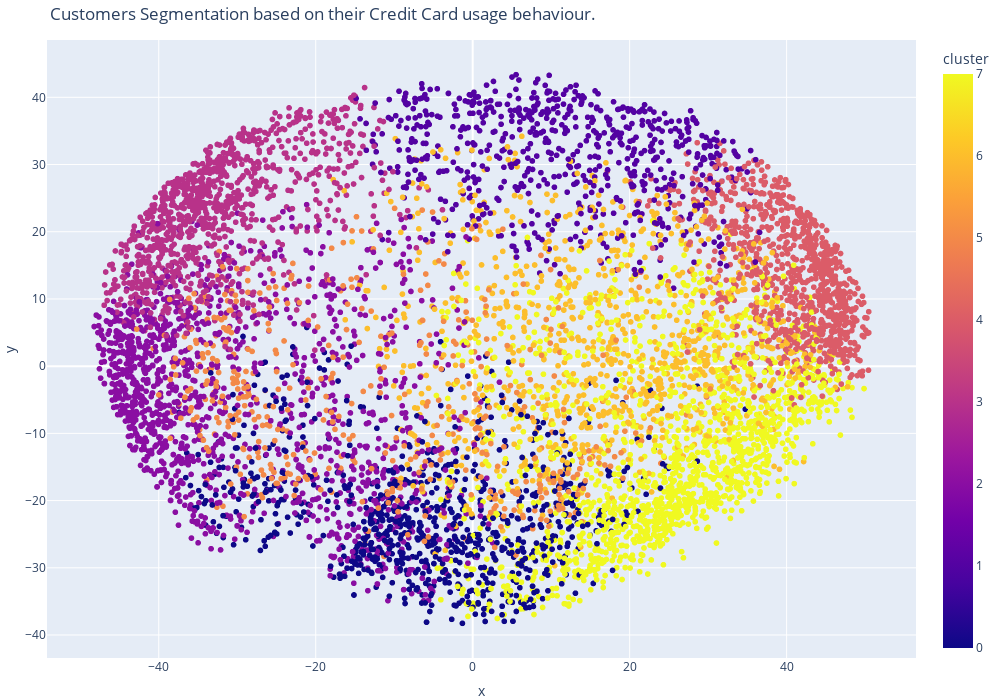

Notebook source saved alongside this figure:
### Code cell
fig = px.scatter(pca_df, 
                 x='x', 
                 y='y', 
                 color='cluster',
                 height=700,
                 width=1000,
                 title='Customers Segmentation based on their Credit Card usage behaviour.')

fig.update_layout(legend_orientation='h',
                  legend=dict(x=.5, xanchor='center'),
                  hovermode='x',
                  margin=dict(l=0, r=10, t=40, b=0))

fig.show()

### Figure 1 — Plotly figure (JSON) as saved in the notebook; plotly's stock layout.template omitted (floating-point values rounded to 4 significant figures; data arrays with more than 128 entries replaced by an {"elided": "..."} marker saying what was removed)
{"data": [{"hovertemplate": "x=%{x}<br>y=%{y}<br>cluster=%{marker.color}<extra></extra>", "legendgroup": "", "marker": {"color": {"elided": "8950 int values"}, "coloraxis": "coloraxis", "symbol": "circle"}, "mode": "markers", "name": "", "showlegend": false, "type": "scattergl", "x": {"elided": "8950 float values"}, "xaxis": "x", "y": {"elided": "8950 float values"}, "yaxis": "y"}], "layout": {"coloraxis": {"colorbar": {"title": {"text": "cluster"}}, "colorscale": [[0, "#0d0887"], [0.1111, "#46039f"], [0.2222, "#7201a8"], [0.3333, "#9c179e"], [0.4444, "#bd3786"], [0.5556, "#d8576b"], [0.6667, "#ed7953"], [0.7778, "#fb9f3a"], [0.8889, "#fdca26"], [1, "#f0f921"]]}, "height": 700, "hovermode": "x", "legend": {"orientation": "h", "tracegroupgap": 0, "x": 0.5, "xanchor": "center"}, "margin": {"b": 0, "l": 0, "r": 10, "t": 40}, "title": {"text": "Customers Segmentation based on their Credit Card usage behaviour."}, "width": 1000, "xaxis": {"anchor": "y", "domain": [0, 1], "title": {"text": "x"}}, "yaxis": {"anchor": "x", "domain": [0, 1], "title": {"text": "y"}}}}
